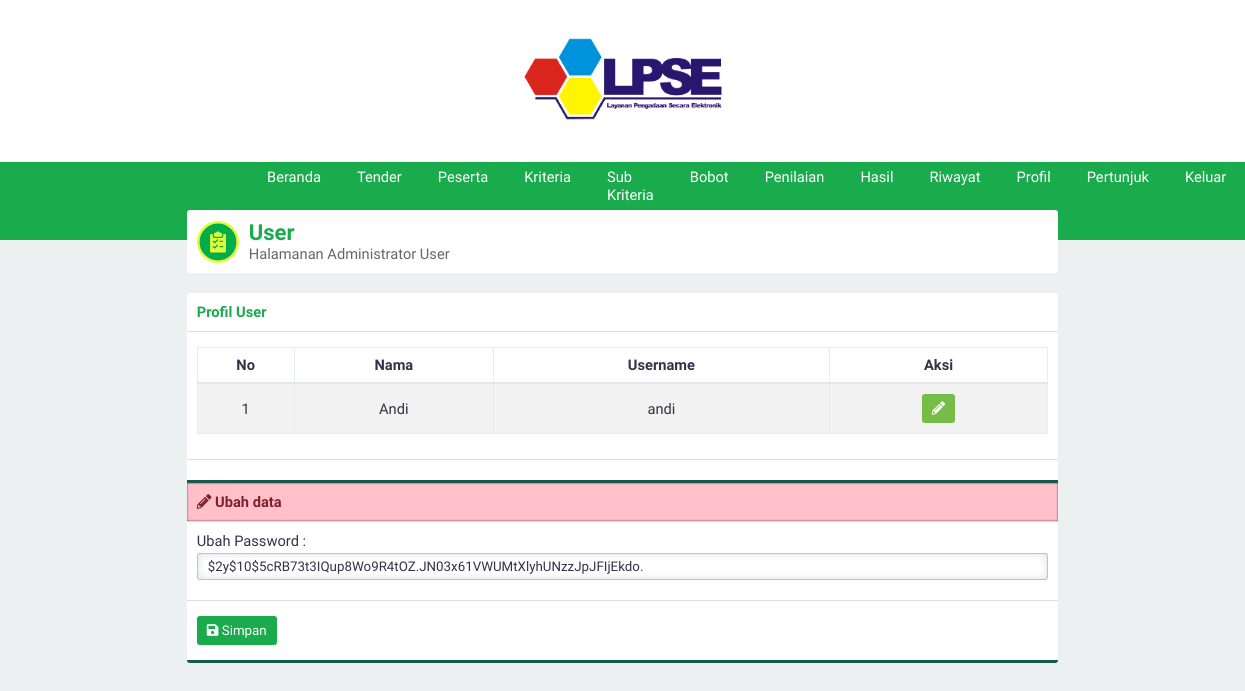
Screenshot of /?page=user&aksi=ubah&id=18 (signed in) with the database file from the repository.
### tables this page shows
CREATE TABLE `user` (
  `id` int(11) NOT NULL,
  `nama` varchar(50) NOT NULL,
  `username` varchar(30) NOT NULL,
  `password` varchar(100) NOT NULL,
  `level` enum('Admin','Super') NOT NULL
);

### page/user.php (the view, shortened to what this page needs)
<?php
require 'connect.php';
?>
<div class="panel">
    <div class="panel-middle" id="judul">
    <img src="asset/image/sub-kriteria.svg">
        <div id="judul-text">
            <h2 class="text-green">User</h2>
            Halamanan Administrator User
        </div>
    </div>
</div>
<div>
    <div>
        <div class="panel">
            <div class="panel-top">
                <b class="text-green">Profil User</b>
            </div>
            <div class="panel-middle">
                <div class="table-responsive">
                    <table>
                        <thead><tr><th>No</th><th>Nama</th><th>Username</th><th>Aksi</th></tr></thead>
                        <tbody>
                        <?php
                        $username = $_SESSION['user'];
                        $query="SELECT * FROM user where username = '$username'";
                        $execute=$konek->query($query);
                        if ($execute->num_rows > 0){
                            $no=1;
                            while($data=$execute->fetch_array(MYSQLI_ASSOC)){
                                echo"
                                <tr id='data'>
                                    <td>$no</td>
                                    <td>$data[nama]</td>
                                    <td>$data[username]</td>
                                    <td>
                                    <div class='norebuttom'>
                                    <a class=\"btn btn-light-green\" href='./?page=user&aksi=ubah&id=".$data['id']."'><i class='fa fa-pencil-alt'></i></a>
                                    </div></td>
                                </tr>";
                                $no++;
                            }
                        }else{
                            echo "<tr><td  class='text-center text-green' colspan='3'>Kosong</td></tr>";
                        }
                        ?>
                        </tbody>
                    </table>
                </div>
            </div>
            <div class="panel-bottom"></div>
            <?php
            if (@htmlspecialchars($_GET['aksi'])=='ubah'){
                include 'ubahuser.php';
            }else{
            }
            ?>
        </div>
    </div>
        </div>
    </div>

### page/ubahuser.php (shortened to what this page needs)
<?php
$id=htmlspecialchars(@$_GET['id']);
$query="SELECT * FROM user WHERE id='$id'";
$execute=$konek->query($query);
if ($execute->num_rows > 0){
    $data=$execute->fetch_array(MYSQLI_ASSOC);
}else{
    header('location:./?page=user');
}
?>
<div class="panel-top panel-top-edit">
    <b><i class="fa fa-pencil-alt"></i> Ubah data</b>
</div>
<form id="form" method="POST" action="./proses/prosesubah.php">
    <div class="panel-middle">
        <div class="group-input">
            <label for="admin" >Ubah Password :</label>
            <input type="text" value="<?php echo $data['password']; ?>" class="form-custom" required autocomplete="off" placeholder="Password" id="admin" name="password">
        </div>
    </div>
    <div class="panel-bottom">
        <button type="submit" id="buttonsimpan" class="btn btn-green"><i class="fa fa-save"></i> Simpan</button>
    </div>
</form>

### asset/css/style.css (style rules this page uses)
* { padding: 0; margin: 0; font-family: 'Work Sans', sans-serif; color: #36304A; font-weight: 500; letter-spacing: normal; }
a { text-decoration: none; }
h2 { font-size: 1.5em; }
b, h1, h2, h3, h4, h5 { padding: 0; font-weight: 600 !important; margin: 0.83em 0em; }
.text-green { color: #1aab4c !important; }
input, select { border: none; width: 100%; }
.form-custom { padding: 5px 10px; border: solid 1px #BDC3C7; -webkit-border-radius: 2px; -moz-border-radius: 2px; border-radius: 2px; box-sizing: border-box; box-shadow: inset 0 0 8px #d9dfe3; margin: 3px 0 10px 0; }
.btn { border: none; -webkit-padding: 7px 10px; -o-padding: 7px 10px; -moz-padding: 7px 10px; padding: 7px 10px; border-radius: 3px; margin: 5px 0px; display: inline-block; cursor: pointer; font-size: 10pt !important; }
.btn i { color: white !important; }
.btn-green { background-color: #1aab4c; color: white !important; }
.btn-light-green { background-color: #76bd47; color: white !important; }
.table-responsive { overflow-y: hidden; }
table { width: 100%; text-align: center; border-collapse: collapse; margin: 5px 0px 15px 0px; }
table tr th { padding: 8px 0px; border: solid 1px #e9ecef; border-bottom: solid 2px #e4e7ea; font-weight: bold; }
table td { border: solid 1px #e9ecef; padding: 5px; }
table tr#data:nth-child(odd) { background-color: #f2f2f2; }
.panel { background-color: white; border-radius: 3px; -webkit-box-sizing: border-box; -moz-box-sizing: border-box; -o-box-sizing: border-box; box-sizing: border-box; margin-bottom: 20px; overflow: hidden; }
.panel-top-edit { background-color: #ffc0cb; box-shadow: inset 0px 0px 2px #800000; color: #802029; }
.panel-top-edit b, .panel-top-edit i { color: #802029; }
.panel-top { padding: 10px; box-sizing: padding-box; border-bottom: solid 1px #dddddd; }
.panel-middle { padding: 10px; box-sizing: padding-box; }
.panel-bottom { padding: 10px; border-bottom: solid 3px #135a4c; border-top: solid 1px #dddddd; }
body { background-color: #ECF0F1; display: flex; width: 100vw; height: 100vh; align-items: center; flex-direction: column; overflow-x: hidden; font-size: 11pt; }
#judul { display: flex; align-items: center; }
#judul img { margin-right: 10px; }
#judul #judul-text { color: #666666; }
#judul #judul-text h2 { margin: 0 !important; }

### rows the page displays
user: nama "Andi", username "andi", password "$2y$10$5cRB73t3IQup8Wo9R4tOZ.JN03x61VWUMtXlyhUNzzJpJFIjEkdo."
